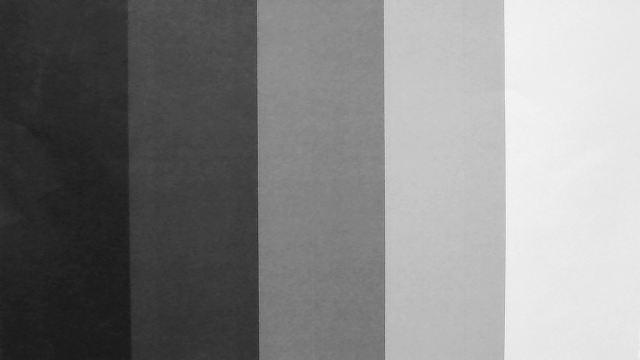
#> input picture BilderV2/unbearbeitet.png, 640 x 360 px
$ python aufgabe1.py
#> lines starting #> are read from the running program, lines starting #| are printed output that depends on the picture; long printed decimals are rounded
import numpy as np
import imageio
import matplotlib.pyplot as plt
import cv2

image = cv2.imread("../../BilderV2/unbearbeitet.png")
#> image is the input picture: shape (360, 640, 3); min 23, max 249, mean 132.8
image = image.astype('float32')

schwarz = image[:,0:50]
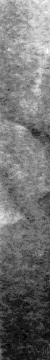
#> schwarz: shape (360, 50, 3) float32; min 26, max 56, mean 39.5; drawn with min black and max white
grau1 = image[:,150:200]
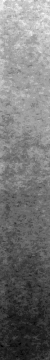
#> grau1: shape (360, 50, 3) float32; min 45, max 89, mean 65.4; drawn with min black and max white
grau2 = image[:,300:350]
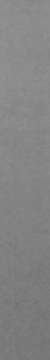
#> grau2: shape (360, 50, 3) float32; min 112, max 149, mean 131.5
grau3 = image[:,400:450]
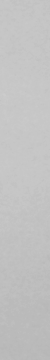
#> grau3: shape (360, 50, 3) float32; min 182, max 204, mean 193.9
weiß = image[:,550:600]
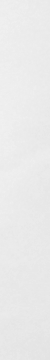
#> weiß: shape (360, 50, 3) float32; min 227, max 241, mean 233.9

cv2.imwrite("../../BilderV2/unterbildschwarz.png", schwarz.astype('uint8'))
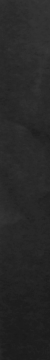
#> saved as unterbildschwarz.png: shape (360, 50, 3); min 26, max 56, mean 39.5
cv2.imwrite("../../BilderV2/unterbildgrau1.png", grau1.astype('uint8'))
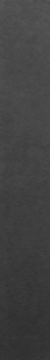
#> saved as unterbildgrau1.png: shape (360, 50, 3); min 45, max 89, mean 65.4
cv2.imwrite("../../BilderV2/unterbildgrau2.png", grau2.astype('uint8'))
cv2.imwrite("../../BilderV2/unterbildgrau3.png", grau3.astype('uint8'))
cv2.imwrite("../../BilderV2/unterbildweiß.png", weiß.astype('uint8'))

print("Schwarz: STD: %f | Mean: %f" %(np.std(schwarz),np.mean(schwarz)))
#| Schwarz: STD: 5.912 | Mean: 39.465
print("Grau1: STD: %f | Mean: %f" %(np.std(grau1),np.mean(grau1)))
#| Grau1: STD: 9.099 | Mean: 65.406
print("Grau2: STD: %f | Mean: %f" %(np.std(grau2),np.mean(grau2)))
#| Grau2: STD: 7.177 | Mean: 131.508
print("Grau3: STD: %f | Mean: %f" %(np.std(grau3),np.mean(grau3)))
#| Grau3: STD: 4.672 | Mean: 193.921
print("Weiß: STD: %f | Mean: %f" %(np.std(weiß),np.mean(weiß)))
#| Weiß: STD: 2.612 | Mean: 233.876

$ run again, with BilderV2/dunkel0.png copied over BilderV2/unbearbeitet.png
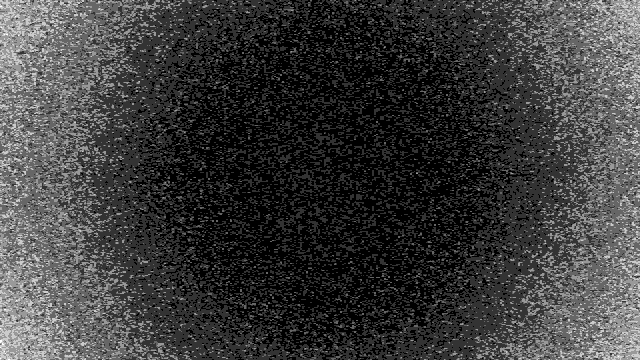
#> input picture BilderV2/dunkel0.png, 640 x 360 px
#> image is the input picture: shape (360, 640, 3); min 0, max 5, mean 1.18
#> `grau3 = image[:,400:450]`:
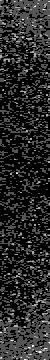
#> grau3: shape (360, 50, 3) float32; min 0, max 3, mean 0.479; drawn with min black and max white
#> `weiß = image[:,550:600]`:
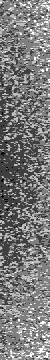
#> weiß: shape (360, 50, 3) float32; min 0, max 4, mean 1.93; drawn with min black and max white
#| Schwarz: STD: 0.8054 | Mean: 2.691
#| Grau1: STD: 0.6759 | Mean: 0.8013
#| Grau2: STD: 0.528 | Mean: 0.3794
#| Grau3: STD: 0.5887 | Mean: 0.4792
#| Weiß: STD: 0.8138 | Mean: 1.934
